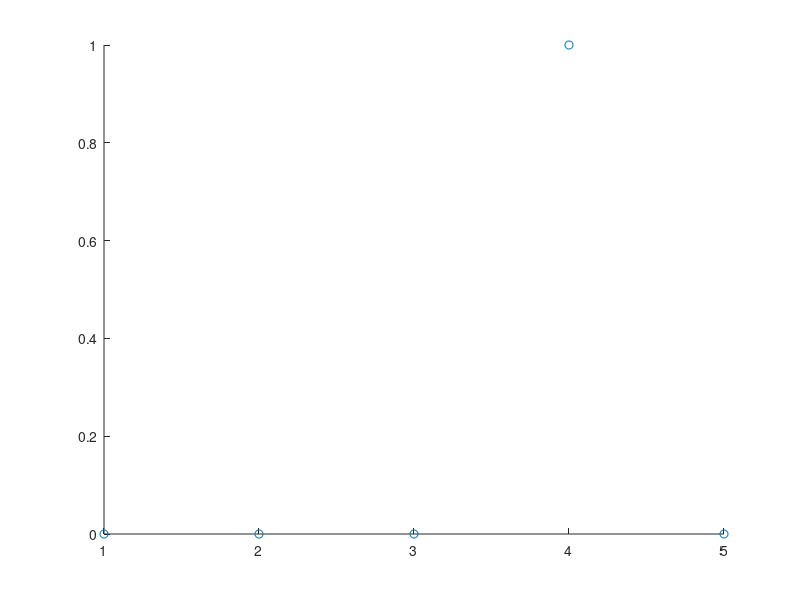

The MATLAB source for this figure:
%Prime Numbers
%Graph
%Fotios Ioannis Giasemis
clc
disp('Prime Numbers between 0 and N')

N=input('Give number: N=');
n=0;
A=zeros(1,N);
X=1:N;

format compact

for j=2:N;
    
    for i=2:sqrt(j);
        
        if mod(j,i)==0
            A(1,j)=1;
            break
        end
    end
   
end

scatter(X,A)

format loose
clear all;
clc;
    
    
